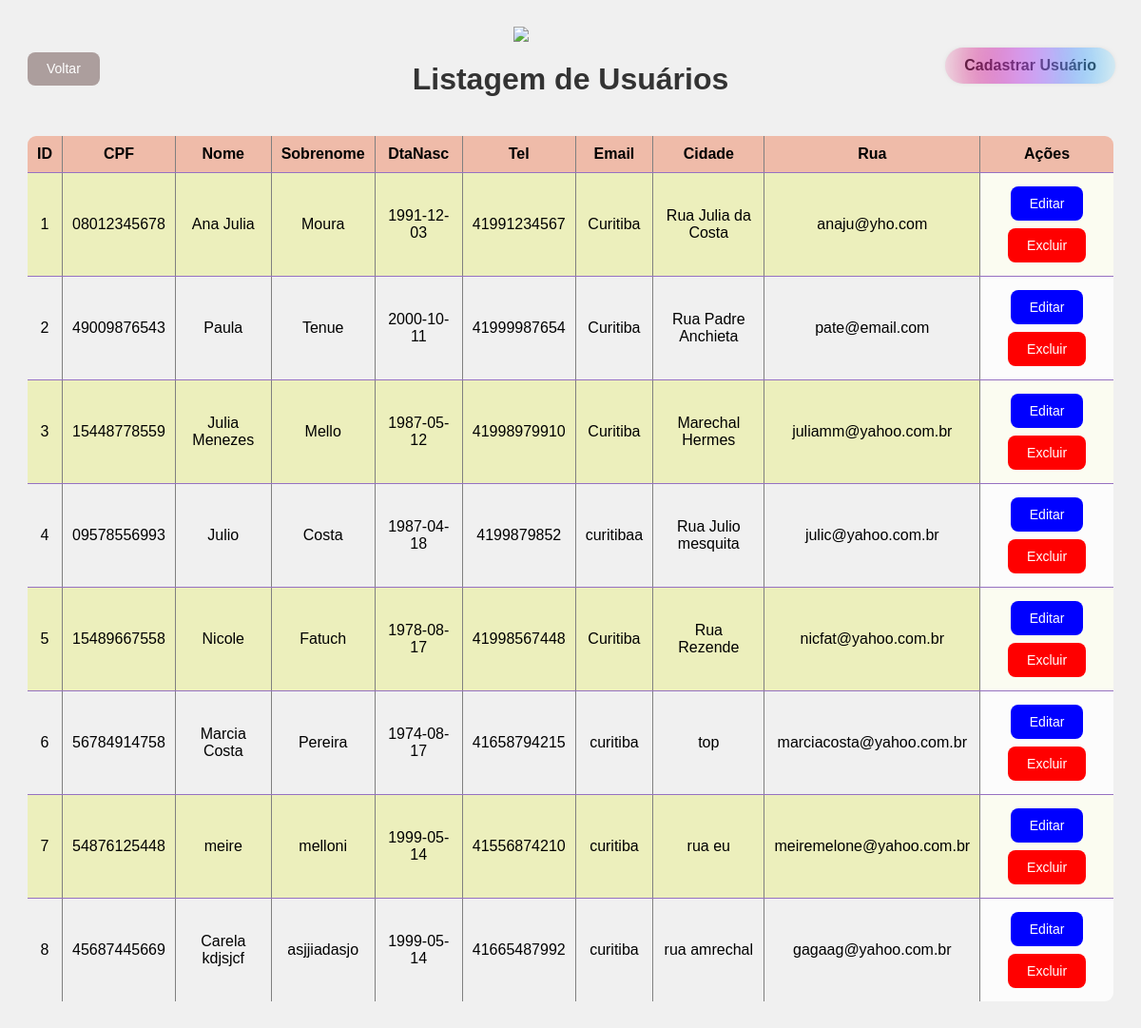
Page /src/usuario/select.php on the committed database.
### tables this page shows
CREATE TABLE `usuario` (
  `idUsuario` int(11) NOT NULL AUTO_INCREMENT,
  `email` varchar(45) NOT NULL,
  `senha` varchar(255) NOT NULL,
  `cpf` varchar(15) NOT NULL,
  `nome` varchar(45) NOT NULL,
  `sobrenome` varchar(45) NOT NULL,
  `dtaNascimento` date NOT NULL,
  `telefone` varchar(20) NOT NULL,
  `cidade` varchar(20) NOT NULL,
  `endereco` varchar(45) NOT NULL,
  `foto` varchar(300) DEFAULT NULL,
  `adm` tinyint(4) DEFAULT 0,
  PRIMARY KEY (`idUsuario`),
  UNIQUE KEY `cpf_UNIQUE` (`cpf`),
  UNIQUE KEY `email_UNIQUE` (`email`)
);

### src/usuario/select.php (the view, shortened to what this page needs)
<?php
require 'C:\xampp\htdocs\baba-baby2\conn.php';
$lista = [];
$sql = $pdo->query("SELECT * FROM usuario");
if($sql->rowCount() > 0){;
    $lista= $sql->fetchAll(PDO::FETCH_ASSOC);
}
?>
<!DOCTYPE html>
<html>
<head>
    <link rel="stylesheet" type="text/css" href="css\selectgeral.css">
</head>
<body>
<header>
    <a href="../cadastro/cadastroPG.php" class="button">
        Cadastrar Usuário
        <div class="hoverEffect">
            <div>
            </div>
        </div>
    </a>
    <a href="../../index.php" class="voltar">Voltar</a>
    <img src="../../imagem/bbbyy.png" width="120px" class="imagemhead" >
</header>
    <h1>Listagem de Usuários</h1>
<table border="1">
    <tr>
        <br>
        <th>ID</th>
        <th>CPF</th>
        <th>Nome</th>
        <th>Sobrenome</th>
        <th>DtaNasc</th>
        <th>Tel</th>
        <th>Email</th>
        <th>Cidade</th>
        <th>Rua</th>
        <th>Ações</th>
    </tr>
    <?php foreach($lista as $usuario): ?>
        <tr>
            <td><?=$usuario['idUsuario'];?></td>
            <td><?=$usuario['cpf'];?></td>
            <td><?=$usuario['nome'];?></td>
            <td><?=$usuario['sobrenome'];?></td>
            <td><?=$usuario['dtaNascimento'];?></td>
            <td><?=$usuario['telefone'];?></td>
            <td><?=$usuario['cidade'];?></td>
            <td><?=$usuario['endereco'];?></td>
            <td><?=$usuario['email'];?></td>
            <td class="acoes">
                <a href="editar.php?idUsuario=<?=$usuario['idUsuario'];?>" class="botao editar"> Editar </a>
                <a href="excluir.php?idUsuario=<?=$usuario['idUsuario'];?>"class="botao excluir"> Excluir </a>
            </td>
        </tr>
    <?php endforeach; ?>
</table>
</body>
</html>

### src/usuario/css/selectgeral.css (style rules this page uses)
.imagemhead { display: block; margin-left: auto; margin-right: auto; }
body { font-family: Arial, sans-serif; background-color: #f0f0f0; padding: 20px; }
h1 { font-family: 'Gill Sans', 'Gill Sans MT', Calibri, 'Trebuchet MS', sans-serif; text-align: center; color: #333; }
table { border-radius: 10px; width: 100%; border-collapse: collapse; overflow: hidden; }
table, th, td { border-bottom: 1px solid #9671c2; padding: 10px; text-align: center; }
th { background-color: #f0ac95c5; text-align: center; }
tr:nth-child(even) { background-color: #ebf09fa1; }
.acoes { background-color: #ffffffcb; }
a.botao { color: white; padding: 10px 20px; text-align: center; text-decoration: none; display: inline-block; font-size: 14px; margin: 4px 2px; cursor: pointer; border-radius: 8px; }
a.botao.editar { background-color: blue; }
a.botao.excluir { background-color: red; }
.button { position: absolute; top: 50px; right: 27px; text-decoration: none; cursor: pointer; text-align: center; display: inline-block; align-items: center; justify-content: center; padding: 10px 20px; border: 0; overflow: hidden; border-radius: 10rem; transition: all 0.02s; font-weight: bold; color: rgb(37, 37, 37); z-index: 0; box-shadow: 0 0px 7px -5px rgba(0, 0, 0, 0.5); }
.hoverEffect { position: absolute; bottom: 0; top: 0; left: 0; right: 0; display: flex; align-items: center; justify-content: center; z-index: 1; }
.hoverEffect div { background: rgb(222,0,75); background: linear-gradient(90deg, rgba(222,0,75,1) 0%, rgba(191,70,255,1) 49%, rgba(0,212,255,1) 100%); border-radius: 40rem; width: 10rem; height: 10rem; transition: 0.4s; filter: blur(20px); animation: effect infinite 3s linear; opacity: 0.5; }
a.voltar { position: absolute; top: 55px; left: 29px; background-color: #ac9e9d; color: white; padding: 0px 20px; text-align: center; line-height: 35px; text-decoration: none; font-size: 14px; cursor: pointer; border-radius: 8px; }

### rows in the picture
usuario: idUsuario "1", cpf "08012345678", nome "Ana Julia", sobrenome "Moura", dtaNascimento "1991-12-03", telefone "41991234567", cidade "Curitiba", endereco "Rua Julia da Costa", email "anaju@yho.com"
usuario: idUsuario "2", cpf "49009876543", nome "Paula", sobrenome "Tenue", dtaNascimento "2000-10-11", telefone "41999987654", cidade "Curitiba", endereco "Rua Padre Anchieta", email "pate@email.com"
usuario: idUsuario "3", cpf "15448778559", nome "Julia Menezes", sobrenome "Mello", dtaNascimento "1987-05-12", telefone "41998979910", cidade "Curitiba", endereco "Marechal Hermes", email "juliamm@yahoo.com.br"
usuario: idUsuario "4", cpf "09578556993", nome "Julio", sobrenome "Costa", dtaNascimento "1987-04-18", telefone "4199879852", cidade "curitibaa", endereco "Rua Julio mesquita", email "julic@yahoo.com.br"
usuario: idUsuario "5", cpf "15489667558", nome "Nicole", sobrenome "Fatuch", dtaNascimento "1978-08-17", telefone "41998567448", cidade "Curitiba", endereco "Rua Rezende", email "nicfat@yahoo.com.br"
usuario: idUsuario "6", cpf "56784914758", nome "Marcia Costa", sobrenome "Pereira", dtaNascimento "1974-08-17", telefone "41658794215", cidade "curitiba", endereco "top", email "marciacosta@yahoo.com.br"
usuario: idUsuario "7", cpf "54876125448", nome "meire", sobrenome "melloni", dtaNascimento "1999-05-14", telefone "41556874210", cidade "curitiba", endereco "rua eu", email "meiremelone@yahoo.com.br"
usuario: idUsuario "8", cpf "45687445669", nome "Carela kdjsjcf", sobrenome "asjjiadasjo", dtaNascimento "1999-05-14", telefone "41665487992", cidade "curitiba", endereco "rua amrechal", email "gagaag@yahoo.com.br"
